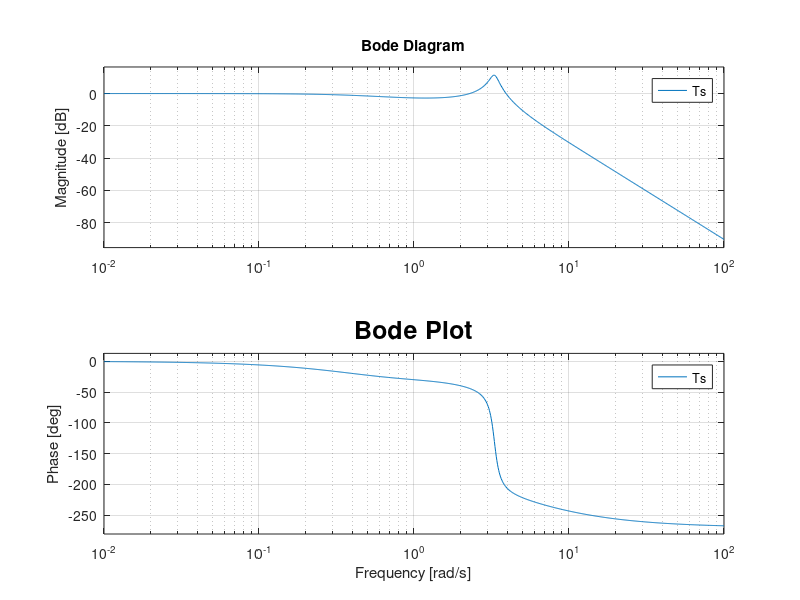

MATLAB code to generate this figure:
k = 30;

num=[0 0 0 k k]; 
den=[1 6 16 32 0];
sys=tf(num,den);

Ts = feedback(sys,1);

bode(Ts);
title('Bode Plot','FontSize',18);